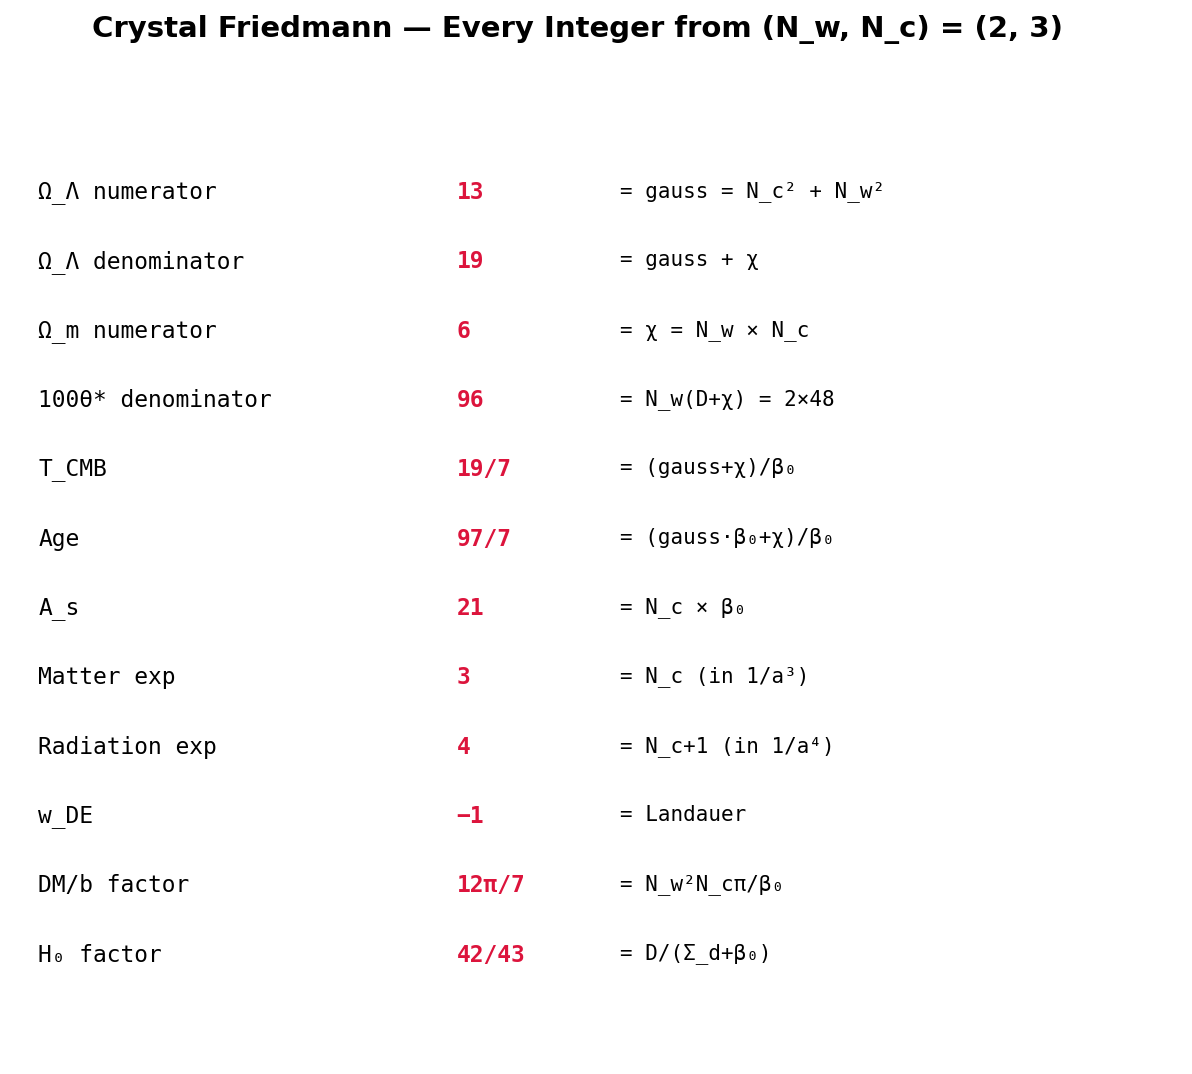

Source code (Python):
#!/usr/bin/env python3
"""Crystal Friedmann — Every Integer from (2,3)"""
import crystal_toe as ct
import matplotlib.pyplot as plt

toe = ct.Toe(); fr = toe.friedmann()
fig, ax = plt.subplots(figsize=(10, 8))
fig.suptitle(f"Crystal Friedmann — Every Integer from (N_w, N_c) = ({fr.n_w()}, {fr.n_c()})", fontsize=14, fontweight='bold')
ax.axis('off')
rows = [
    ("Ω_Λ numerator",   "13", "gauss = N_c² + N_w²"),
    ("Ω_Λ denominator",  "19", "gauss + χ"),
    ("Ω_m numerator",    "6",  "χ = N_w × N_c"),
    ("100θ* denominator","96", "N_w(D+χ) = 2×48"),
    ("T_CMB",            "19/7","(gauss+χ)/β₀"),
    ("Age",              "97/7","(gauss·β₀+χ)/β₀"),
    ("A_s",              "21",  "N_c × β₀"),
    ("Matter exp",       "3",   "N_c (in 1/a³)"),
    ("Radiation exp",    "4",   "N_c+1 (in 1/a⁴)"),
    ("w_DE",             "−1",  "Landauer"),
    ("DM/b factor",      "12π/7","N_w²N_cπ/β₀"),
    ("H₀ factor",        "42/43","D/(Σ_d+β₀)"),
]
for i, (name, val, origin) in enumerate(rows):
    y = 0.95 - i * 0.075
    ax.text(0.02, y, name, fontsize=11, fontfamily='monospace', va='top', transform=ax.transAxes)
    ax.text(0.38, y, val, fontsize=11, fontfamily='monospace', va='top', fontweight='bold', color='crimson', transform=ax.transAxes)
    ax.text(0.52, y, f'= {origin}', fontsize=10, fontfamily='monospace', va='top', transform=ax.transAxes)
plt.savefig('friedmann_integers.png', dpi=150, bbox_inches='tight'); plt.show()
